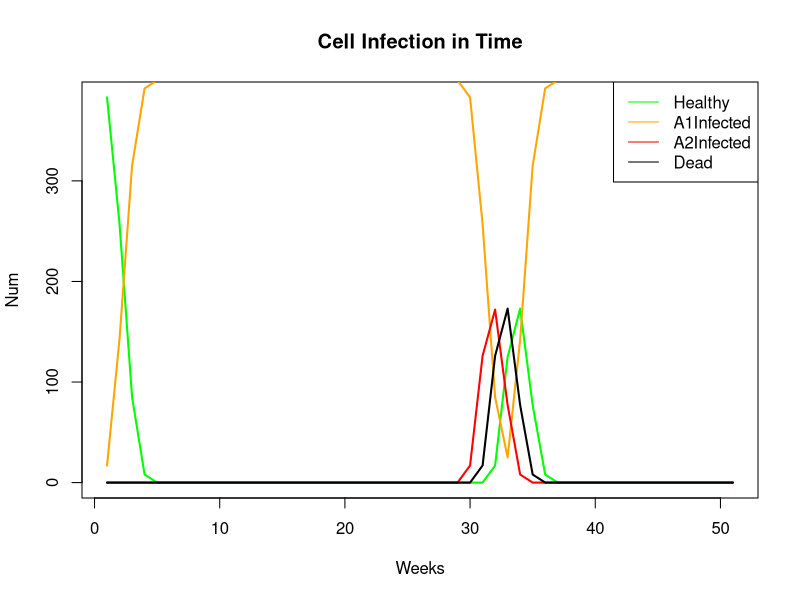

Write the R code that produced this figure.
HEALTHY = 0
INFECTEDA1 = 1
INFECTEDA2 = 2
DEAD = 3
numberOfA2 = 5
responseTime  = 4*7 #4 weeks
responseTimeGrid <- array(numeric(), c(0,0))

HIV = function(n, probHIV, probInfect, probReplace, t) {
  # FIRE simulation
  body= initBody( n, probHIV)
  responseTimeGrid <<- body * responseTime
  
  grids = array(dim=c(n,n,t+1))

  
  grids[,,1] = body
  responseTimeGrid <<- periodicLat(responseTimeGrid)
  for (i in 2:(t+1)) {
    bodyExtended = periodicLat(body)
    
    body = applyExtended(bodyExtended, probInfect, probReplace)
    grids[,,i] = body
  }
  
  return(grids)
}

applyExtended = function(latExt, probInfect, probReplace) {
  
  # APPLYEXTENDED - Function to apply 
  # spread() to every interior
  # site of square array latExt and to return the resulting array
  n = nrow(latExt) - 2
  newmat = matrix(c(rep(0,n*n)), nrow = n)
  for (j in 2:(n + 1)) {
    for (i in 2:(n + 1)) {
      site = latExt[i, j]
      N = latExt[i - 1, j]
      NE = latExt [i-1, j+1]
      NW = latExt[i-1, j-1]
      E = latExt[i, j + 1]
      S = latExt[i + 1, j]
      W = latExt[i, j - 1]
      SW = latExt[i+1, j-1]
      SE = latExt[i+1, j+1]
      newmat[i-1, j-1] = spread(site, N, NE, NW, E, S, W, SW, SE, probInfect, probReplace, i, j)
    }
  }
  return(newmat)
}

initBody = function( n, probHIV ){
  #INITBODY returns an n-by-n grid of values?\
  # HEALTHY (healthy cell), 
  # INFECTEDA1 (infected cell), or INFECTEDA2 (infected cell), or DEAD (dead cell)
  # Pre:	n is the size (number of rows or columns) of the square grid and is positive.
  # 	probHIV is the probability that a cell is initially infected 
  # Post:	 A grid as described above was returned.

  # 1 where infected
  infected = matrix(runif(n^2) < probHIV,nrow=n,ncol=n)
  # 1 where healthy
  healthy = 1 - infected

  body =  healthy * HEALTHY + infected * INFECTEDA1
  
  return (body)
}

periodicLat = function(lat) {
  # PERIODICLAT returns extended lattice
  extendRows = rbind(lat[nrow(lat),],lat,lat[1,])
  extlat = cbind(extendRows[,ncol(extendRows)],extendRows,extendRows[,1])
  return(extlat)
}

pointsForGrid = function(grid,val) {
  # Helper function for showGraphs
  # Pre: grid is a square grid
  #       val is a possible element value
  # Pre: The function has returnd a list of xcoords and ycoords,
  #      coordinates of cells that have value val.
  #      To match matrix values, the rows are reversed.
  xcoords = vector()
  ycoords = vector()
  for (row in 1:nrow(grid)) {
    for (col in 1:ncol(grid)) {
      if (grid[row,col] == val) {
        xcoords[length(xcoords)+1] = col
        ycoords[length(ycoords)+1] = nrow(grid) - row
      }
    }
  }
  return(list(xcoords,ycoords))
}

showGraphs = function(graphList, n) {
  # SHOWGRAPHS - Function to perform animation of grids in graphList
  savePath = "/Users/Wilson/Documents/R/"
  m = dim(graphList)[3]
  for (k in 1:m) {
    #uncomment to save image
    #jpeg(paste(savePath,paste(toString(k),".jpg",sep = ""),sep = ""))
    g = graphList[,,k]
    healthy = pointsForGrid(g, HEALTHY)
    infecteda1 = pointsForGrid(g,INFECTEDA1)
    infecteda2 = pointsForGrid(g,INFECTEDA2)
    dead = pointsForGrid(g,DEAD)
    plot(healthy[[1]],healthy[[2]],pch=19,col="green",
         xlim=c(0,n+1),ylim=c(0,n+1))
    points(infecteda1[[1]],infecteda1[[2]],col="red",pch=23,bg="orange")
    points(infecteda2[[1]],infecteda2[[2]],col="red",pch=23,bg="purple")
    points(dead[[1]],dead[[2]],col="red",pch=23,bg="black")
    Sys.sleep(0.2)
  	#paired with jpeg
    #dev.off()
  }
}

showTimeGraph = function(graphList,n){
  #Function used to extract number of health, A1, A2, and
  #dead cell and plot vs weeks
  m = dim(graphList)[3]
 # m = dim(grids)[3]
  healthyNum = vector(length = n)
  a1Num = vector(length = n)
  a2Num = vector(length = n)
  deadNum = vector(length = n)
  for (k in 1:m) {
   g = graphList[,,k]
   #For debug
   #g = grids[,,k]
   healthy = pointsForGrid(g, HEALTHY)
   infecteda1 = pointsForGrid(g,INFECTEDA1)
   infecteda2 = pointsForGrid(g,INFECTEDA2)
   dead = pointsForGrid(g,DEAD)
   healthyNum[k] = length(healthy[[1]])
   a1Num[k] = length(infecteda1[[1]])
   a2Num[k] = length(infecteda2[[1]])
   deadNum[k] = length(dead[[1]])
  }
  weeks = seq(1,m,1)
  plot(weeks,healthyNum,type="n",xlab="Weeks",ylab="Num",main = "Cell Infection in Time",col=c("red"))
  legend("topright", legend=c("Healthy","A1Infected","A2Infected","Dead"), lty=c("solid","solid","solid","solid","solid"),col=c("green","orange","red","black"))
  lines(weeks,healthyNum,lwd=2,lty="solid",col=c("green"))
  lines(weeks,a1Num,lwd=2,lty="solid",col=c("orange"))
  lines(weeks,a2Num,lwd=2,lty="solid",col=c("red"))
  lines(weeks,deadNum,lwd=2,lty="solid",col=c("black"))
  return(list(weeks,healthyNum,a1Num,a2Num,deadNum))
}

FFT = function(TimeObject){
  weeks = TimeObject[[1]]
  healthyNum = TimeObject[[1]]
  a1Num = TimeObject[[1]]
  a2Num = TimeObject[[1]]
  deadNum = TimeObject[[1]]
  
  
  
}

spread = function(site, N, NE, NW, E, S, W, SW, SE, probInfect, probReplace, i, j) {
  # SPREAD - Function to return the value of a site
  # at the next time step
  
  if (site == HEALTHY){
    #if site is healthy and has one A1 neighbor, cell becomes infected
    if(N == INFECTEDA1 || NE == INFECTEDA1 || NW == INFECTEDA1 || E == INFECTEDA1 || S == INFECTEDA1 || W == INFECTEDA1 || SW == INFECTEDA1 || SE == INFECTEDA1)
    {
      newSite = INFECTEDA1
      responseTimeGrid[i, j] <<- responseTime
    }
    else if(N+NE+NW+E+W+S+SW+SE > numberOfA2 * 2){
      newSite = INFECTEDA1
      responseTimeGrid[i, j] <<- responseTime
    }
    else if(runif(1) < probInfect){
      newSite = INFECTEDA1
      responseTimeGrid[i, j] <<- responseTime
    }
    else{
      newSite = HEALTHY
      responseTimeGrid[i, j] <<- 0
    }
  }
  else if (site == INFECTEDA1){
    #check to see if responseTime has passed for this cell
    if(responseTimeGrid[i, j] == 0){
      newSite = INFECTEDA2
    }else{
      responseTimeGrid[i, j] <<- responseTimeGrid[i, j] - 1
      newSite = INFECTEDA1
    }
  }
  else if (site == INFECTEDA2) {
    newSite = DEAD
    responseTimeGrid[i, j] <<- 0
  }
  else if (site == DEAD) {
    if(runif(1) < probReplace){
      newSite = HEALTHY
      responseTimeGrid[i, j] <<- 0
    }else{
      newSite = DEAD
      responseTimeGrid[i, j] <<- 0
    }
  }
  return(newSite)
}

plot.frequency.spectrum <- function(X.k, xlimits=c(0,length(X.k)),label,color) {
  plot.data  <- cbind(0:(length(X.k)-1), Mod(X.k))
  
  # TODO: why this scaling is necessary?
  plot.data[2:length(X.k),2] <- 2*plot.data[2:length(X.k),2] 
  
  plot(plot.data, t="h", lwd=2, main="", 
       xlab="Frequency (Hz)", ylab="Strength", 
       xlim=xlimits, ylim=c(0,max(Mod(plot.data[,2]))))
  legend("topright", legend=c(label), lty=c("solid"),col=c(color))
  
}

### TESTING ###

## test grids = HIV(n, probHIV, probInfect, probReplace, t)
grids = HIV(20, .05, 0.00001, 0.99, 50)
#showGraphs(grids, 20)
timeCell = showTimeGraph(grids, 20)
